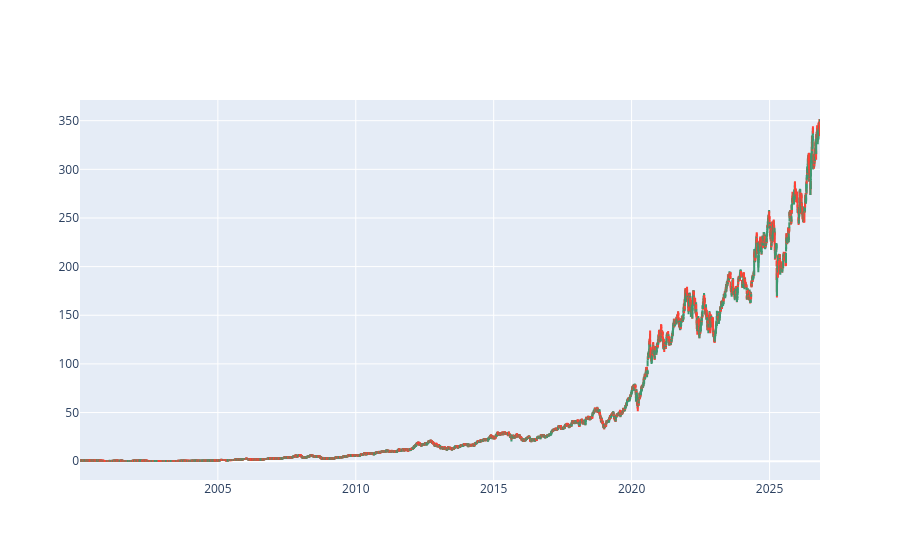

The code cell stored with this chart in its notebook:
### Code cell
# Candlesticks 
import plotly.graph_objects as go

fig = go.Figure(data=[go.Candlestick(x = data01['Date'], open = data01['Open'], 
                                    high = data01['High'],
                                    low = data01['Low'], 
                                    close = data01['Close'])])
fig.update_layout(xaxis_rangeslider_visible=False)
fig.show()

### Figure 1 — Plotly figure (JSON) as saved in the notebook; plotly's stock layout.template omitted (floating-point values rounded to 4 significant figures; data arrays with more than 128 entries replaced by an {"elided": "..."} marker saying what was removed)
{"data": [{"close": {"elided": "6749 str values"}, "high": {"elided": "6749 str values"}, "low": {"elided": "6749 str values"}, "open": {"elided": "6749 str values"}, "type": "candlestick", "x": {"elided": "6749 str values"}}], "layout": {"xaxis": {"rangeslider": {"visible": false}}}}
